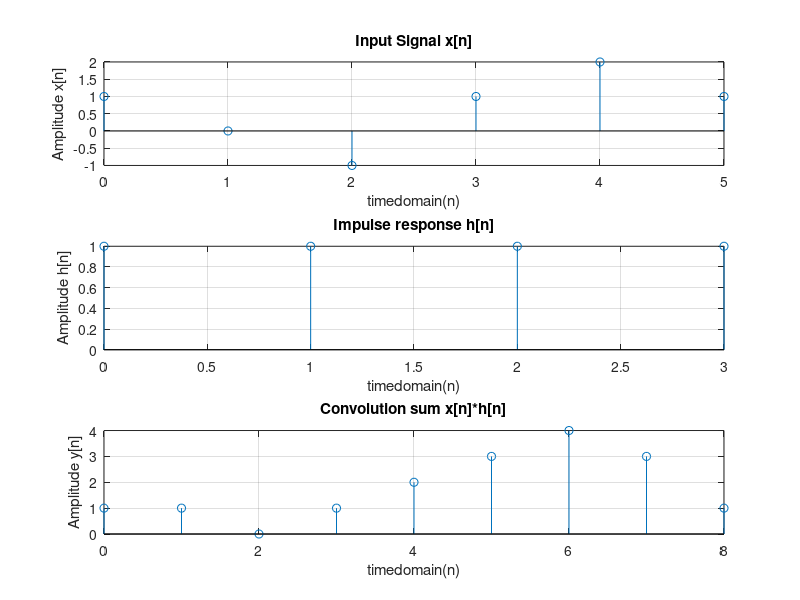

This chart was generated by the following MATLAB code:
n = 0:1:5;
x = [1,0,-1,1,2,1];
subplot(3,1,1);
stem(n,x);
xlabel('timedomain(n)');
ylabel('Amplitude x[n]');
title('Input Signal x[n]');
grid on;

n = 0:1:3;
h = [1,1,1,1];
subplot(3,1,2);
stem(n,h);
xlabel('timedomain(n)');
ylabel('Amplitude h[n]');
title('Impulse response h[n]');
grid on;

n = 0:1:8;
y = conv(x,h);
subplot(3,1,3);
stem(n,y);
xlabel('timedomain(n)');
ylabel('Amplitude y[n]');
title('Convolution sum x[n]*h[n]');
grid on;
disp(y)